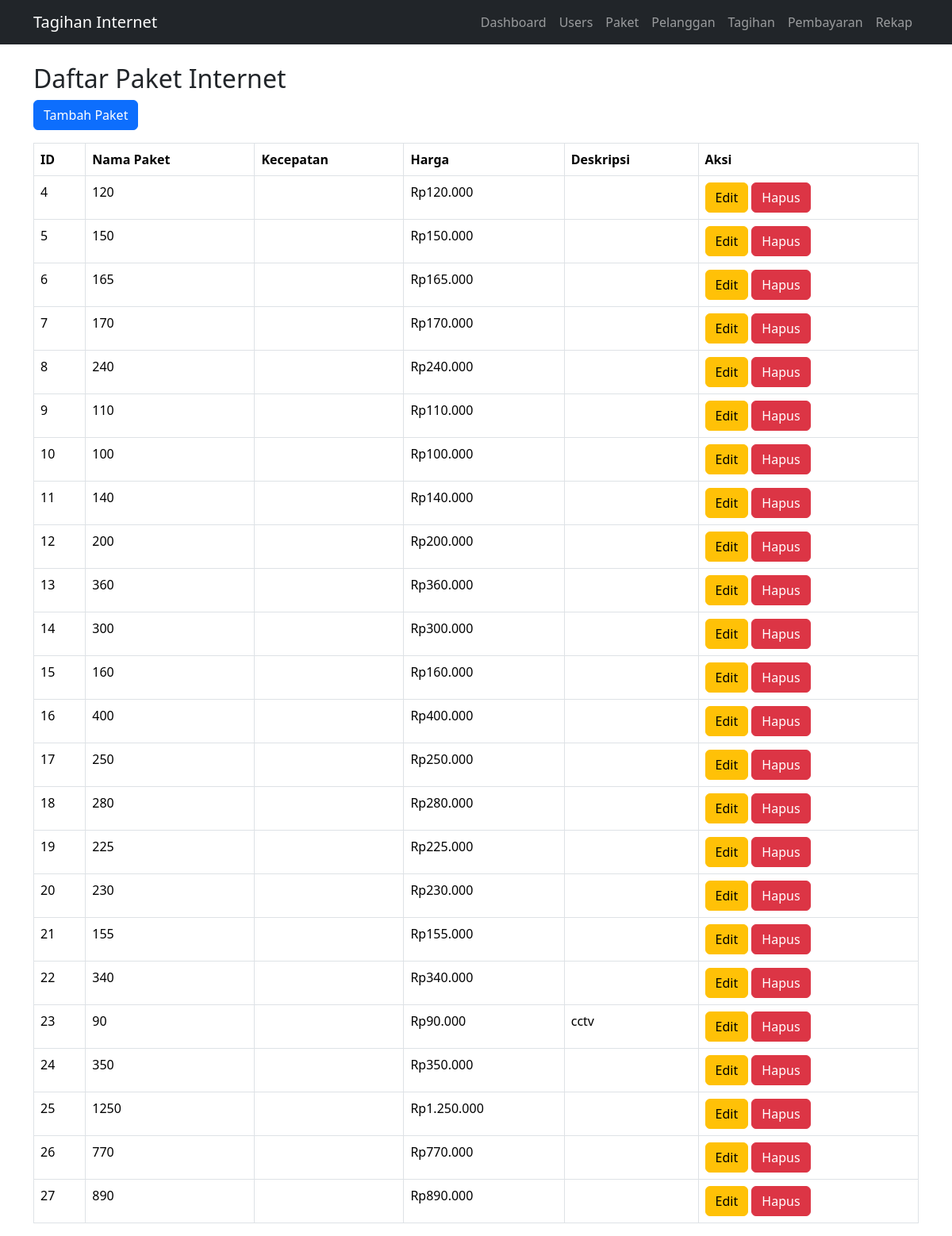
/apps/ori/paket/index.php, run on the app's committed database.
### tables this page shows
CREATE TABLE `paket` (
  `id` int(11) NOT NULL,
  `nama` varchar(100) NOT NULL,
  `kecepatan` varchar(50) NOT NULL,
  `harga` int(11) NOT NULL,
  `deskripsi` text DEFAULT NULL,
  `created_at` timestamp NOT NULL DEFAULT current_timestamp()
);

### apps/ori/paket/index.php (the view)
<?php
include '../config/database.php';
include '../views/header.php';
$result = $conn->query("SELECT * FROM paket");
?>
<h2>Daftar Paket Internet</h2>
<a href="create.php" class="btn btn-primary mb-3">Tambah Paket</a>
<table class="table table-bordered">
    <thead>
        <tr>
            <th>ID</th>
            <th>Nama Paket</th>
            <th>Kecepatan</th>
            <th>Harga</th>
            <th>Deskripsi</th>
            <th>Aksi</th>
        </tr>
    </thead>
    <tbody>
        <?php while ($row = $result->fetch_assoc()) { ?>
        <tr>
            <td><?= $row['id'] ?></td>
            <td><?= $row['nama'] ?></td>
            <td><?= $row['kecepatan'] ?></td>
            <td>Rp<?= number_format($row['harga'], 0, ',', '.') ?></td>
            <td><?= $row['deskripsi'] ?></td>
            <td>
                <a href="edit.php?id=<?= $row['id'] ?>" class="btn btn-warning">Edit</a>
                <a href="delete.php?id=<?= $row['id'] ?>" class="btn btn-danger" onclick="return confirm('Hapus paket ini?')">Hapus</a>
            </td>
        </tr>
        <?php } ?>
    </tbody>
</table>
<?php include '../views/footer.php'; ?>

### data on the page
paket: id "4", nama "120", harga "120.000"
paket: id "5", nama "150", harga "150.000"
paket: id "6", nama "165", harga "165.000"
paket: id "7", nama "170", harga "170.000"
paket: id "8", nama "240", harga "240.000"
paket: id "9", nama "110", harga "110.000"
paket: id "10", nama "100", harga "100.000"
paket: id "11", nama "140", harga "140.000"
paket: id "12", nama "200", harga "200.000"
paket: id "13", nama "360", harga "360.000"
paket: id "14", nama "300", harga "300.000"
paket: id "15", nama "160", harga "160.000"
paket: id "16", nama "400", harga "400.000"
paket: id "17", nama "250", harga "250.000"
paket: id "18", nama "280", harga "280.000"
paket: id "19", nama "225", harga "225.000"
paket: id "20", nama "230", harga "230.000"
paket: id "21", nama "155", harga "155.000"
paket: id "22", nama "340", harga "340.000"
paket: id "23", nama "90", harga "90.000", deskripsi "cctv"
paket: id "24", nama "350", harga "350.000"
paket: id "25", nama "1250", harga "1.250.000"
paket: id "26", nama "770", harga "770.000"
paket: id "27", nama "890", harga "890.000"
